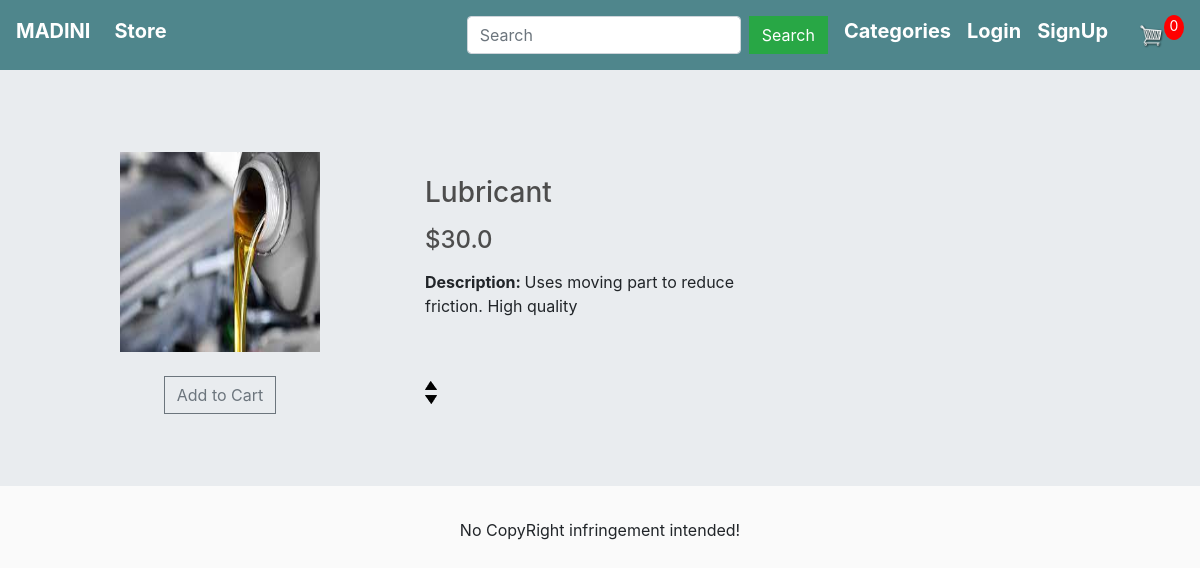
The page /item_detail/2 on the database its author committed.
### store/models.py (models this page shows, shortened)
class Product(models.Model):
    category = models.ManyToManyField(ProductCategories)
    seller = models.ForeignKey(Seller, on_delete=models.CASCADE)
    name = models.CharField(max_length=100,blank=False,name=False)
    price = models.FloatField(blank=False,null=False)
    measurement = models.CharField(max_length=100,blank=False,name=False)
    image = models.ImageField(null=True,blank=True)
    description = models.TextField(null=True,blank=True)
    @property
    def get_imageURL(self):
        try:
            url = self.image.url
        except:
            url = ''
        return url

### store/views.py (the view)
# urls.py: path('item_detail/<int:id>',views.item_detail,name='item_detail'),
def item_detail(request,id):
    total_item_cart = 0
    if request.user.is_authenticated:
        items = OrderItem.objects.filter(user=request.user)
        for item in items:
            total_item_cart += item.quantity
    product = Product.objects.get(id=id)
    product_categories = ProductCategories.objects.all()
    context = {
        'product_categories': product_categories,
        'product' : product,
        'total_item_cart' : total_item_cart,
    }
    return render(request,'store/item_detail.html',context)

### store/templates/store/item_detail.html
{% extends 'store/main.html' %}
{% load static%}
{% block content %}
    <div class="row my-2">
		<div class="col-lg-4 order-lg-1 text-center">
			<img src="{{product.get_imageURL}}" width="200" height="200">
        </div>
        <div class="col-lg-8 order-lg-2">
            <div class="tab-content py-4">
                <div class="tab-pane active" id="profile">
                    <h3 class="mb-3">{{product.name}}</h3>
                    <h4 class="mb-3">${{product.price}}</h4>
                    <div class="row">
                        <div class="col-md-6">
							<p><strong>Description: </strong>{{product.description}}</p>
                        </div>
                    </div>
                </div>
            </div>
        </div>
	</div>
    <div class="row my-2">
        <div class="col-lg-4 order-lg-1 text-center">
            <button  class="update_cart btn btn-outline-secondary add-btn" product_id ="{{product.id}}">Add to Cart</button>
        </div>
        <div class="col-lg-6 order-lg-2">
            <div class="quantity">
                <img action ="add" product_id ="{{product.id}}"  class="update_cart_quantity chg-quantity" src="{% static  'images/arrow-up.png' %}">
                <img action ="remove" product_id ="{{product.id}}" class="update_cart_quantity chg-quantity " src="{% static  'images/arrow-down.png' %}">
            </div>
        </div>
    </div>
{% endblock %}

### store/static/store/css/main.css (style rules this page uses)
body { background-color: hsl(0, 0%, 98%); }
h1,h2,h3,h4,h5,h6 { color:hsl(0, 0%, 30%); }
.col-lg-4, .col-lg-6, .col-lg-8, .col-lg-12 { margin-top: 10px; }
.btn { border-radius: 0; }
.quantity { display: inline-block; font-weight: 700; padding-right:10px; }
.chg-quantity { width: 12px; cursor: pointer; display: block; margin-top: 5px; transition:.1s; }

### rows shown on the page
Product: get_imageURL (picture), name "Lubricant", price "30.0", description "Uses moving part to reduce friction. High quality"

### other values the page prints
{{ total_item_cart }} "0"
